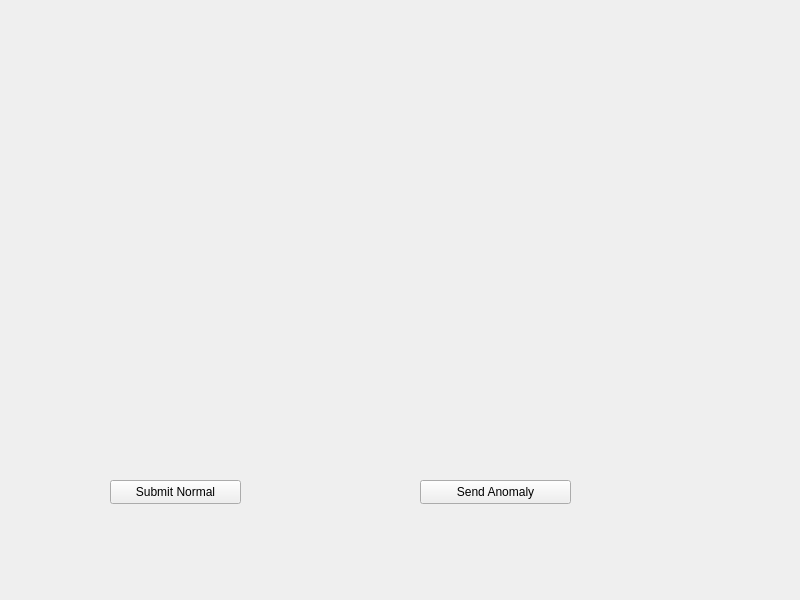
<?xml version="1.0" encoding="UTF-8"?>
<ui version="4.0">
 <class>Widget</class>
 <widget class="QWidget" name="Widget">
  <property name="geometry">
   <rect>
    <x>0</x>
    <y>0</y>
    <width>800</width>
    <height>600</height>
   </rect>
  </property>
  <property name="windowTitle">
   <string>Widget</string>
  </property>
  <widget class="QPushButton" name="sendNormal">
   <property name="geometry">
    <rect>
     <x>110</x>
     <y>480</y>
     <width>131</width>
     <height>24</height>
    </rect>
   </property>
   <property name="text">
    <string>Submit Normal</string>
   </property>
  </widget>
  <widget class="QPushButton" name="sendAnom">
   <property name="geometry">
    <rect>
     <x>420</x>
     <y>480</y>
     <width>151</width>
     <height>24</height>
    </rect>
   </property>
   <property name="text">
    <string>Send Anomaly</string>
   </property>
  </widget>
 </widget>
 <resources/>
 <connections/>
</ui>
